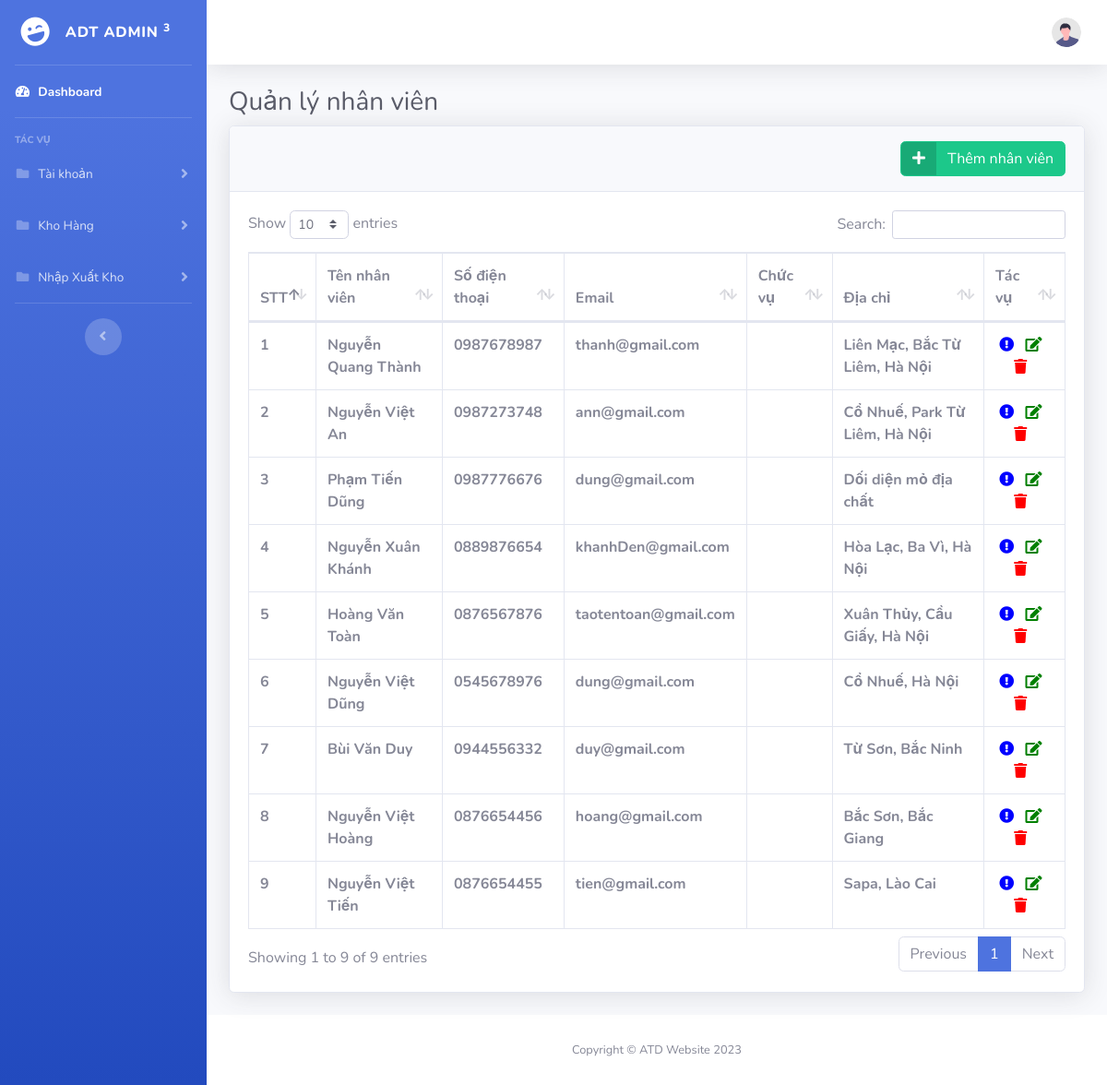
/nhanvien/nhanvien.php (signed in), run on an earlier commit of the app's database.
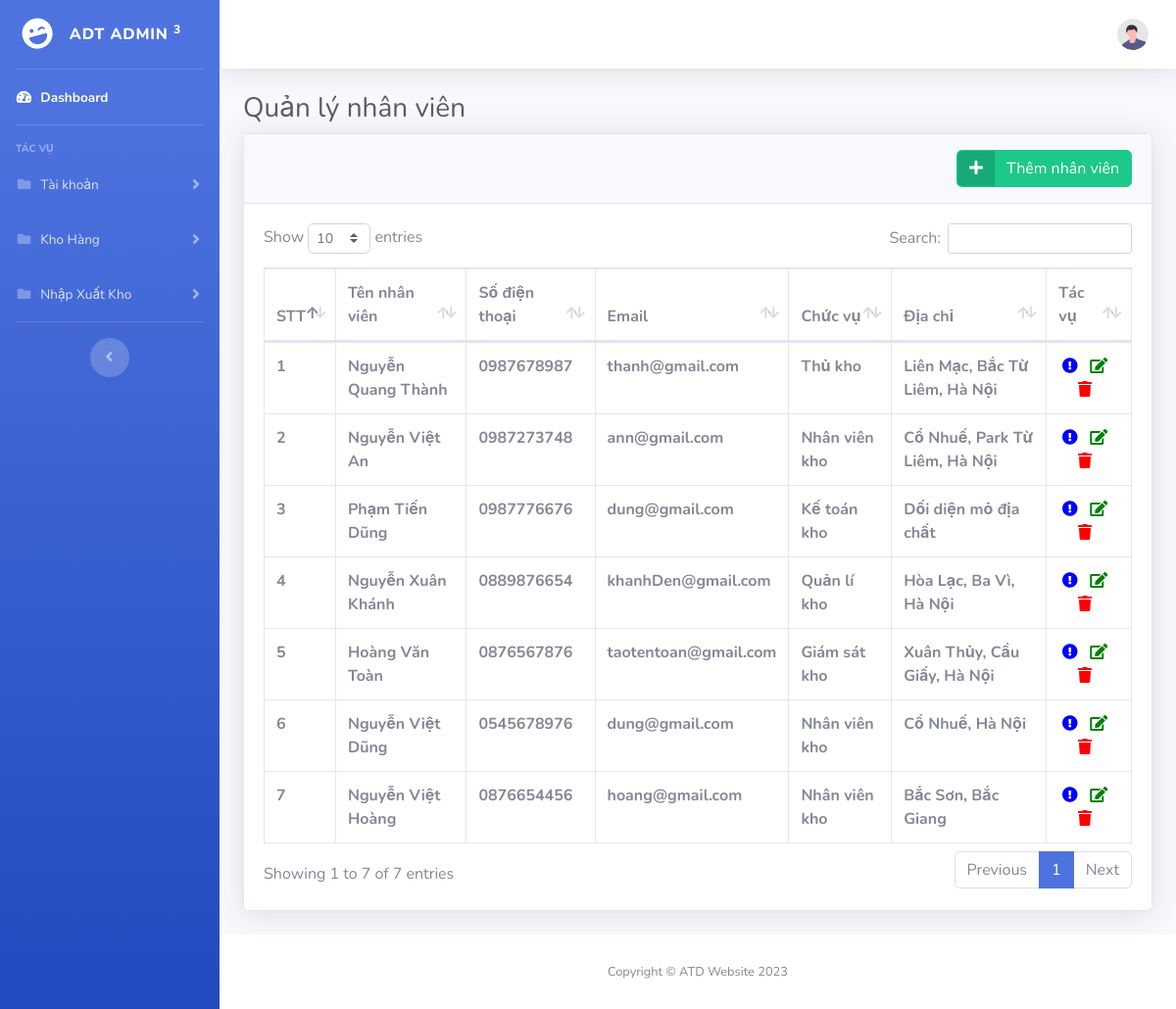
And on a later commit of the database.
### tables this page shows
CREATE TABLE `nhanvien` (
  `id` int(11) NOT NULL,
  `tenNhanVien` varchar(100) NOT NULL,
  `soDienThoai` varchar(255) NOT NULL,
  `email` varchar(255) NOT NULL,
  `diaChi` varchar(255) NOT NULL,
  `chucVu` varchar(255) NOT NULL
);

### nhanvien/nhanvien.php (the view, shortened to what this page needs)
<!DOCTYPE html>
<html lang="en">
<head>
    <link href="../vendor/fontawesome-free/css/all.min.css" rel="stylesheet" type="text/css">
    <link href="../css/sb-admin-2.min.css" rel="stylesheet">
    <link href="../vendor/datatables/dataTables.bootstrap4.min.css" rel="stylesheet">
</head>
<body id="page-top">
    <div id="wrapper">
        <?php
        include("../layout/menu.php");
        ?>
        <div id="content-wrapper" class="d-flex flex-column">
            <div id="content">
                <?php
                include("../layout/header.php");
                ?>
                <div class="container-fluid">
                    <h1 class="h3 mb-2 text-gray-800">Quản lý nhân viên</h1>
                    <div class="card shadow mb-4">
                        <div class="card-header py-3 d-flex justify-content-end">
                            <a href="themnhanvien.php" class="btn btn-success btn-icon-split">
                                <div class="icon">
                                    <i class="fas fa-plus"></i>
                                </div>
                                <span class="text">Thêm nhân viên</span>
                            </a>
                        </div>
                        <div class="card-body">
                            <div class="table-responsive">
                                <table class="table table-bordered" id="dataTable" width="100%" cellspacing="0">
                                    <thead>
                                        <tr>
                                            <th> STT </th>
                                            <th>Tên nhân viên</th>
                                            <th>Số điện thoại </th>
                                            <th>Email</th>
                                            <th>Chức vụ</th>
                                            <th>Địa chỉ</th>
                                            <th>Tác vụ</th>
                                        </tr>
                                    </thead>
                                    <tbody>
                                        <?php
                                        require('../connection.php');
                                        $sql = "SELECT * FROM nhanvien";
                                        $nhanvien = mysqli_query($conn, $sql);
                                        if (mysqli_num_rows($nhanvien) > 0) {
                                            $counter = 1;
                                            foreach ($nhanvien as $item) {
                                                $cnt = $counter;
                                                $counter++;
                                                $id = $item['id'];
                                                $tenNhanVien = $item['tenNhanVien'];
                                                $soDienThoai = $item['soDienThoai'];
                                                $email = $item['email'];
                                                $chucVu = $item['chucVu'];
                                                $diaChi = $item['diaChi'];
                                                echo "<tr>
                                                <th>$cnt</th>
                                                <th>$tenNhanVien</th>
                                                <th>$soDienThoai </th>
                                                <th>$email</th>
                                                <th>$chucVu</th>
                                                <th>$diaChi</th>
                                                <td style='text-align: center'>
                                                <a href='xemnhanvien.php?id=$id' style='color: blue;'>
                                                <i class='fas fa-exclamation-circle'></i>
                                                </a>
                                                &nbsp;
                                                <a href='suanhanvien.php?id=$id' style='color: green;'><i class='fas fa-edit'></i></a>
                                                &nbsp;
                                                <a href='xoanhanvien.php?id=$id' style='color: red;'><i class='fas fa-trash'></i></a>
                                                &nbsp;
                                            </td>
                                            </tr>";
                                            }
                                        }
                                        ?>
                                    </tbody>
                                </table>
                            </div>
                        </div>
                    </div>
                </div>
            </div>
            <footer class="sticky-footer bg-white">
                <div class="container my-auto">
                    <div class="copyright text-center my-auto">
                        <span>Copyright &copy; ATD Website 2023</span>
                    </div>
                </div>
            </footer>
        </div>
    </div>
</body>
</html>

### layout/menu.php (shortened to what this page needs)
<ul class="navbar-nav bg-gradient-primary sidebar sidebar-dark accordion" id="accordionSidebar">
    <a class="sidebar-brand d-flex align-items-center justify-content-center" href="../../PTUDW-2023/index.php">
        <div class="sidebar-brand-icon rotate-n-15">
            <i class="fas fa-laugh-wink"></i>
        </div>
        <div class="sidebar-brand-text mx-3"> ADT Admin <sup>3</sup></div>
    </a>
    <hr class="sidebar-divider my-0">
    <li class="nav-item active">
        <a class="nav-link" href="../../PTUDW-2023/index.php">
            <i class="fas fa-fw fa-tachometer-alt"></i>
            <span>Dashboard</span></a>
    </li>
    <hr class="sidebar-divider">
    <div class="sidebar-heading">
        Tác Vụ
    </div>
    <li class="nav-item">
        <a class="nav-link collapsed" href="#" data-toggle="collapse" data-target="#collapsePages1" aria-expanded="true" aria-controls="collapsePages">
            <i class="fas fa-fw fa-folder"></i>
            <span> Tài khoản </span>
        </a>
    </li>
    <li class="nav-item">
        <a class="nav-link collapsed" href="#" data-toggle="collapse" data-target="#collapsePages2" aria-expanded="true" aria-controls="collapsePages2">
            <i class="fas fa-fw fa-folder"></i>
            <span> Kho Hàng </span>
        </a>
    </li>
    <li class="nav-item">
        <a class="nav-link collapsed" href="#" data-toggle="collapse" data-target="#collapsePages3" aria-expanded="true" aria-controls="collapsePages">
            <i class="fas fa-fw fa-folder"></i>
            <span> Nhập Xuất Kho </span>
        </a>
    </li>
    <hr class="sidebar-divider d-none d-md-block">
    <div class="text-center d-none d-md-inline">
        <button class="rounded-circle border-0" id="sidebarToggle"></button>
    </div>
</ul>

### layout/header.php (shortened to what this page needs)
<nav class="navbar navbar-expand navbar-light bg-white topbar mb-4 static-top shadow">
    <ul class="navbar-nav ml-auto">
        <li class="nav-item dropdown no-arrow">
            <a class="nav-link dropdown-toggle" href="#" id="userDropdown" role="button" data-toggle="dropdown" aria-haspopup="true" aria-expanded="false">
                <img class="img-profile rounded-circle" src="../img/undraw_profile.svg">
            </a>
        </li>
    </ul>
</nav>

What changed in the data, as far as the page shows it:
removed nhanvien: cnt "7", tenNhanVien "Bùi Văn Duy", soDienThoai "0944556332", email "duy@gmail.com", diaChi "Từ Sơn, Bắc Ninh"
removed nhanvien: cnt "9", tenNhanVien "Nguyễn Việt Tiến", soDienThoai "0876654455", email "tien@gmail.com", diaChi "Sapa, Lào Cai"
changed nhanvien "Nguyễn Quang Thành": chucVu (not shown) → "Thủ kho"
changed nhanvien "Nguyễn Việt An": chucVu (not shown) → "Nhân viên kho"
changed nhanvien "Phạm Tiến Dũng": chucVu (not shown) → "Kế toán kho"
changed nhanvien "Nguyễn Xuân Khánh": chucVu (not shown) → "Quản lí kho"
changed nhanvien "Hoàng Văn Toàn": chucVu (not shown) → "Giám sát kho"
changed nhanvien "Nguyễn Việt Dũng": chucVu (not shown) → "Nhân viên kho"
changed nhanvien "Nguyễn Việt Hoàng": cnt "8" → "7"; chucVu (not shown) → "Nhân viên kho"
Also different on the page:
text written by a page script: "Show entries Search: Showing 1 to 9 of 9 entries Previous 1 Next" → "Show entries Search: Showing 1 to 7 of 7 entries Previous 1 Next"
